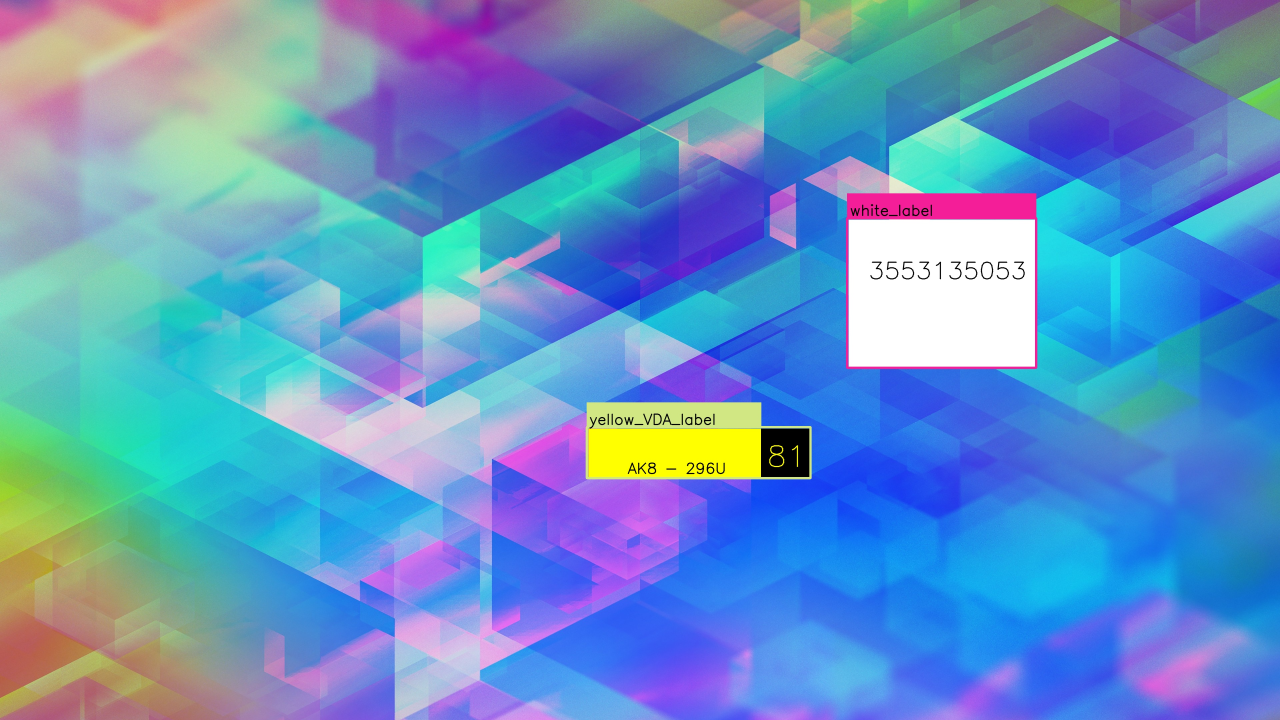
#> input picture 01_YOLOv4_VDA_4994_DATASET_GENERATOR/00_Dataset_Generator_incl_YOLO_labeling/Python_scripts/obj/AK8 - 296U --- 3553135053.jpg, 3840 x 2160 px, given in place of predictions.jpg, which was not available (shown at 1/3 size)
$ jupyter execute --allow-errors YOLOv4_Training_custom_chris.ipynb   (shell and % lines are left out)   (text cells are left out)
#> lines starting #> are read from the running program, lines starting #| are printed output that depends on the picture; pictures that were not available may be replaced by others from this repository, and a replacement may not be noted
[cell 1]
""" CHOOOOSE YOUUUUUR YOLO SETTTTINGS """
### ARE YOU USING LINUX or/and Google COLAB?
USING_LINUX = 1                   # 1 = yes, 0 = no
USING_COLAB = 1                   # 1 = yes, 0 = no

#YOLO version
YOLO_major_version = "v4"         #"v4"
train = 1                         # 1 is training, 0 (else) is testing

# YOLO configuration
YOLO_minor_version = 416          # defines yolo size all multiples of 32
filename_cfg = "yolov4-cstm.cfg"  # configurations filename
number_of_custom_training_classes = 64 # or 1 or more

# Dataset definition
dataset_number = 2                # from 0 to number of datasets - 1
dataset_root_name = "dataset_"
datasets_foldername_Gdrive_root   = "yolo{}".format(YOLO_major_version)      # leave or refractor all
# NAMING DEFINITION OF YOUR CUSTOM DATASET (Beat practice: use same names!!!!)
filename_dataset  = "obj.zip"     # leave or refractor all
foldername_trainingset = "obj"
filename_testset  = "test.zip"    # leave or refractor all
foldername_testset = "test"
dataset_size      = 1000          # number of images in your dataset


"""FOR LOCAL YOLO DETECTOR/ TRAINING ON LINUX or WINDOWS operating system (OS)"""
#prerequs: DARKNET with OPENCV + CUDA + CuDNN already deployed on OS
including_local_yolo = 1 # 1 yes, 0, no

if including_local_yolo == 1:
  ## COPY CUSTOM GENERATED FILES INTO DARKNET Folder for custom detection/training
  path_root_to_local_darknet = r"C:\Users\chari\Desktop\YOLOv4_Training\darknet-master"
  path_root_to_local_dataset = r"C:\Users\chari\Google Drive\yolov4"
else:
  pass

[cell 2]
############
import os
from pathlib import Path, PosixPath, PurePath, PureWindowsPath, PurePosixPath
import shutil
import glob

#### test OR train (subdivisions = 1 for test, subdivisions = 16 for test)
if train == 1:
  subdivisions = 16
else:
  subdivisions = 1

[cell 3]
### MOUNT Google Drive
from google.colab import drive
drive.mount('/content/gdrive',force_remount=True)
# this creates a symbolic link so that now the path /content/gdrive/My\ Drive/ is equal to /mydrive

[cell 4]
# define helper functions
def imShow(path):
#> called with path = 'predictions.jpg'
  import cv2
  import matplotlib.pyplot as plt
  %matplotlib inline

  image = cv2.imread(path)
#> image is the input picture: shape (2160, 3840, 3); mean B, G, R 197.7, 147.4, 101.6
  height, width = image.shape[:2]
#> height = 2160; width = 3840
  resized_image = cv2.resize(image,(3*width, 3*height), interpolation = cv2.INTER_CUBIC)

  fig = plt.gcf()
  fig.set_size_inches(18, 10)
  plt.axis("off")
  plt.imshow(cv2.cvtColor(resized_image, cv2.COLOR_BGR2RGB))
  plt.show()
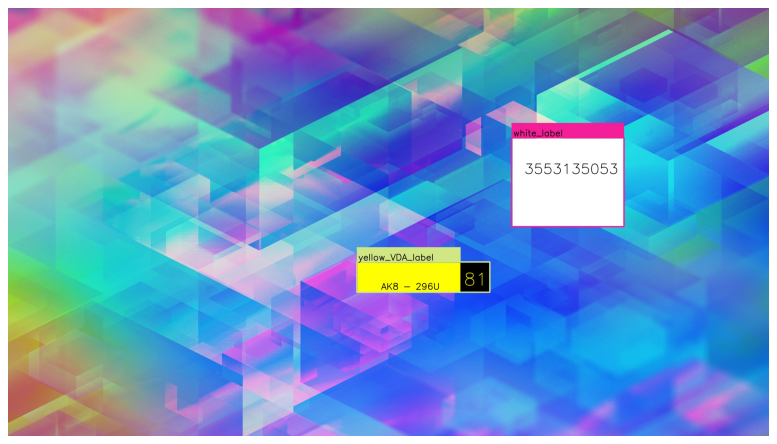
#> figure drawn by matplotlib, 1 panel

# use this to upload files
def upload():
  from google.colab import files
  uploaded = files.upload()
  for name, data in uploaded.items():
    with open(name, 'wb') as f:
      f.write(data)
      print ('saved file', name)

# use this to download a file
def download(path):
  from google.colab import files
  files.download(path)

[cell 5]
## copy dataset from Google Drive folder into contents folder of Colab
if dataset_size < 500:
  from google.colab import files
  uploaded = files.upload()
else:
  print("Dataset to big for automatic upload \n ====> Upload your zipfile manually into main GoogleDrive Folder")
  shutil.copy2('/mydrive/yolov4/{}'.format(filename_dataset), '/content/{}'.format(filename_dataset))
  shutil.copy2('/mydrive/yolov4/{}'.format(filename_testset), '/content/{}'.format(filename_testset))

[cell 6]
# automatic creation of helper folder yolo + version if not exists
if not os.path.exists("/mydrive/yolo" + "{}".format(YOLO_major_version)):
    os.makedirs("/mydrive/yolo" + "{}".format(YOLO_major_version))

[cell 7]
# Check if NVIDIA GPU is enabled and which you got

[cell 8]
# verify CUDA

[cell 9]
## WATCH name of cloned yolo foler (standard is darknet)
name_cloned_yolo_folder = "darknet"

[cell 10]
# change makefile to have GPU and OPENCV enabled
%cd $name_cloned_yolo_folder
print("1")
print("2")
print("3")

## make Darknet

[cell 11]
# verify CUDA

[cell 12]
test_detector = 1
if test_detector == 1:
  !wget https://github.com/AlexeyAB/darknet/releases/download/darknet_yolo_v3_optimal/yolov4.weights
  !./darknet detector test cfg/coco.data cfg/yolov4.cfg yolov4.weights data/person.jpg
else:
  pass

[cell 13]
# show image using our helper function
imShow('predictions.jpg')

[cell 14]
# unzip the zip file and its contents should now be in /darknet/data/obj

os.chdir("/content")
print(os.getcwd())

import zipfile
directory_to_unzip_dataset = name_cloned_yolo_folder + "/data/"


#> (the rest of this cell did not finish here and is left out)

[cell 15]
# this is where my zip is stored (I created a yolov3 folder where I will get my required files from)
#!ls /mydrive/yolov3

[cell 16]
# copy the dataset file into the root directory of cloud VM
#!cp /mydrive/yolov3/obj.zip ../

[cell 17]
# or if you ulpoaded file manually to yolov3 helper folder
#!unzip ../obj.zip -d data/

[cell 18]
os.chdir("/content/{}".format(name_cloned_yolo_folder))

[cell 19]
os.chdir("/content/{}".format(name_cloned_yolo_folder))

path_to_generate_train_py = "/mydrive/yolo{}/generate_train.py".format(YOLO_major_version)
path_to_generate_test_py  = "/mydrive/yolo{}/generate_test.py".format(YOLO_major_version)

shutil.copy2(path_to_generate_train_py , '/content/{}'.format(name_cloned_yolo_folder))
shutil.copy2(path_to_generate_test_py  , '/content/{}'.format(name_cloned_yolo_folder))

#!cp /mydrive/yolov4/generate_train.py ./
#!cp /mydrive/yolov4/generate_test.py ./

[cell 20]
os.chdir("/content/{}".format(name_cloned_yolo_folder))

[cell 21]
## copy in google colab into darknet/cfg folder with new filename
os.chdir("/content/{}".format(name_cloned_yolo_folder))

## in mydrive (google drive)
## download cfg to google drive and change its name
#!cp cfg/yolov3.cfg /mydrive/yolov3/$filename     #yolov3_training.cfg

## work on cfg file

##upload and close again
# upload the custom .cfg back to cloud VM from Google Drive
#!cp /mydrive/yolov3/yolov3_custom.cfg ./cfg

# upload the custom .cfg back to cloud VM from local machine (uncomment to use)
#%cd cfg
#upload()
#%cd ..

[cell 22]
os.chdir("/content/{}".format(name_cloned_yolo_folder))
#number_custom_training_classes = nmbr_cstm_trng_classes

## subdivisions if is in detecton mode:
##batch from 1 to 64 (or it stays same)
## subdivisons from 1 to 16

## batches

## subdivisons
## 1 is for testing
if train == 1:
  !sed -i.bak "s/subdivisions=8/subdivisions=16/" "cfg/$filename_cfg"
else:
  !sed -i.bak "s/subdivisions=8/subdivisions=1/" "cfg/$filename_cfg"


# change with and height dependend on dataset resolution basic is 416 to 416 (w x h)
str_width  = "width={}".format(YOLO_minor_version)
str_height = "height={}".format(YOLO_minor_version)


## max batches
max_batches = 2000 * number_of_custom_training_classes

if max_batches <= 6000:
  max_batches = 6000
else:
  max_batches = max_batches

string_sed_command_max_batches = 'max_batches = '+ str(max_batches)
#print(string_sed_command_max_batches)

## step size
step_size_80_percent = int(0.8 * max_batches)
step_size_90_percent = int(0.9 * max_batches)
#print(step_size_80_percent, step_size_90_percent)
string_step_size = "steps={},{}".format(step_size_80_percent, step_size_90_percent)
#print(string_step_size)


##classes
# all classes at once

# classes by specific line
#!sed -i "610 s@classes=80@classes=$number_custom_training_classes@" "$filename"
#!sed -i "696 s@classes=80@classes=$number_custom_training_classes@" "$filename"
#!sed -i "783 s@classes=80@classes=$number_custom_training_classes@" "$filename"


## Filters
number_filters = (number_of_custom_training_classes + 5) * 3
#print(number_filters)
# all filters at once


#!sed -i '603 s@filters=255@filters=18@' cfg/yolov3_training.cfg
#!sed -i '689 s@filters=255@filters=18@' cfg/yolov3_training.cfg
#!sed -i '776 s@filters=255@filters=18@' cfg/yolov3_training.cfg


print(os.getcwd())

[cell 23]
# obj.names = copy classes.txt (entries same as in classes.txt of labelling dataset)
print(os.getcwd())
os.chdir("/content/{}".format(name_cloned_yolo_folder))

#Python
shutil.copy2('/mydrive/yolov4/classes.txt', '/content/darknet/data/')
#> (reads 01_YOLOv4_VDA_4994_DATASET_GENERATOR/00_Dataset_Generator_incl_YOLO_labeling/classes.txt from the repository)
shutil.copy2('/mydrive/yolov4/obj.names', '/content/darknet/data/')
#> (reads 01_YOLOv4_VDA_4994_DATASET_GENERATOR/00_Dataset_Generator_incl_YOLO_labeling/obj.names from the repository)

# [11 lines of commented-out code are left out]
with open('data/obj.data', 'w') as f:
    f.write("classes = {}".format(number_of_custom_training_classes))
    f.write("\n")
    f.write("train = data/train.txt")
    f.write("\n")
    f.write("valid = data/test.txt")
    f.write("\n")
    f.write("names = data/obj.names")
    f.write("\n")
    #f.write("backup = /mydrive/yolo{}/backup".format(YOLO_version))
    f.write("backup = /mydrive/yolo" + "{}/backup".format(YOLO_major_version))


# create backup folder if doesnt exists
if not os.path.exists("/mydrive/yolo" + "{}/backup".format(YOLO_major_version)):
    os.makedirs("/mydrive/yolo" + "{}/backup".format(YOLO_major_version))

#"""upload obj.names and obj.datailes manually from drive or local  folder"""
# upload the obj.names and obj.data files to cloud VM from Google Drive
#!cp /mydrive/yolov3/obj.names ./data
#!cp /mydrive/yolov3/obj.data  ./data

# upload the obj.names and obj.data files to cloud VM from local machine (uncomment to use)
#%cd data
#upload()
#%cd ..

[cell 24]
# get yolov3 pretrained coco dataset weights
os.chdir("/content/{}".format(name_cloned_yolo_folder))
#!wget https://pjreddie.com/media/files/yolov3.weights
# Download weights darknet model 53
#!wget https://pjreddie.com/media/files/darknet53.conv.74

[cell 25]
os.chdir("/content/{}".format(name_cloned_yolo_folder))


# [14 lines of commented-out code are left out]

#> (a cell that did not finish here is left out)

[cell 27]
# download cfg to google drive and change its name
#!cp cfg/yolov4-custom.cfg /mydrive/yolov4/yolov4-obj.cfg

[cell 28]
# upload the custom .cfg back to cloud VM from Google Drive
os.chdir("/content/{}".format(name_cloned_yolo_folder))

[cell 29]
# train your custom detector
os.chdir("/content/{}".format(name_cloned_yolo_folder))

#!./darknet detector train data/obj.data cfg/$filename_cfg darknet53.conv.74 -dont_show

#!./darknet detector train data/obj.data cfg/yolov4_training_custom_dataset.cfg yolov4.conv.137 -dont_show #-map
#!./darknet detector train data/obj.data cfg/$filename_cfg yolov4.conv.137 -dont_show -map

#!./darknet detector train data/obj.data cfg/yolov4-obj.cfg yolov4.conv.137 -dont_show -map
#!./darknet detector train data/obj.data $filename_cfg yolov3.weights -dont_show

[cell 30]
# if yolo stops
os.chdir("/content/{}".format(name_cloned_yolo_folder))
## subdivisions if is in detecton mode:
##batch from 1 to 64 (or it stays same)
## subdivisons from 1 to 16


#!cp /mydrive/yolov4/yolov4-obj.cfg ./cfg
#!./darknet detector train data/obj.data cfg/$filename_cfg darknet53.conv.74 -dont_show

[cell 31]
# show chart.png of how custom object detector did with training
imShow('chart.png')
#> call 2 of imShow, with path = 'chart.png'
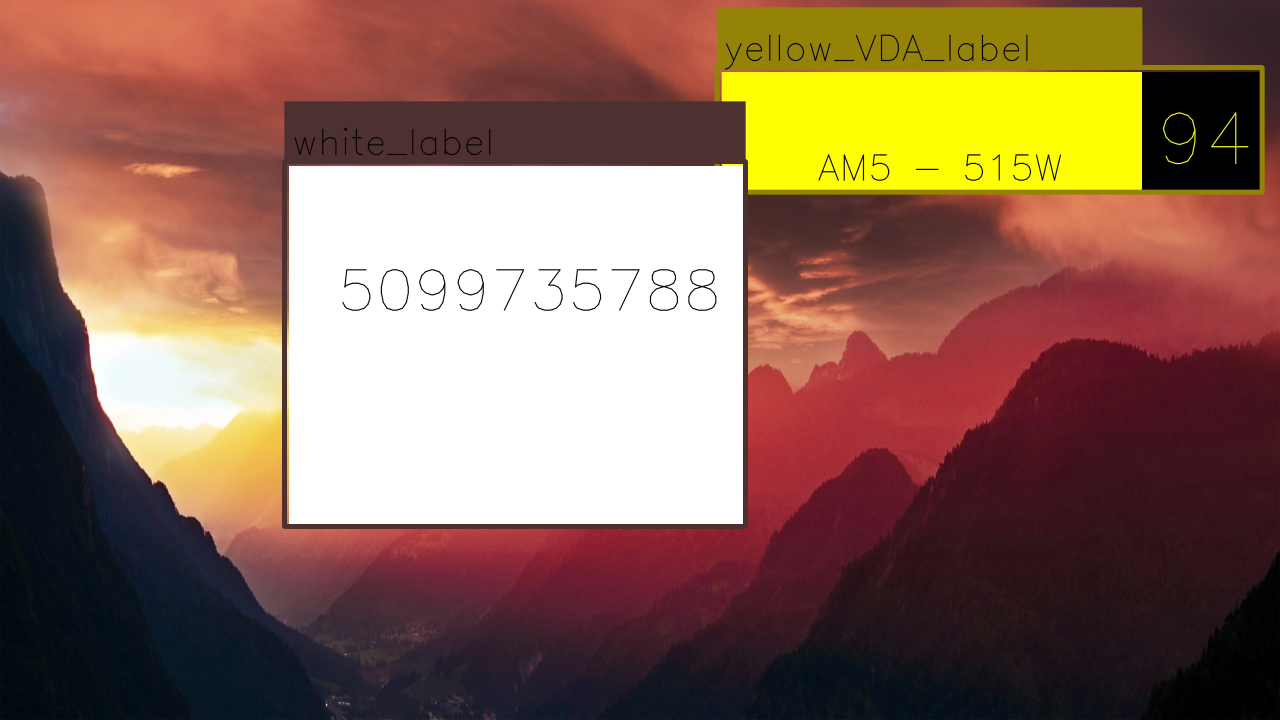
#> input picture 01_YOLOv4_VDA_4994_DATASET_GENERATOR/00_Dataset_Generator_incl_YOLO_labeling/Python_scripts/obj/AM5 - 515W --- 5099735788.jpg, 3840 x 2160 px, given in place of chart.png, which was not available (shown at 1/3 size)
#> in imShow, image is the input picture: shape (2160, 3840, 3); mean B, G, R 85.7, 103.9, 138.1
#> in imShow (call 2), `plt.show()`:
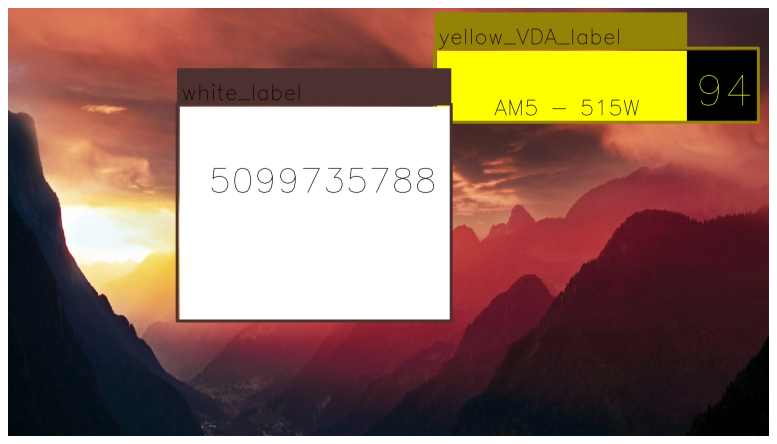
#> figure drawn by matplotlib, 1 panel

[cell 32]
weights_files = []
for filename in os.listdir("/content/darknet/backup"):
    if filename.endswith(".weights"):
        weights_files.append(filename)
print(weights_files)

#custom_weights_file_for_detector = weights_files[-1]
#> (the rest of this cell did not finish here and is left out)

[cell 33]
# need to set our custom cfg to test mode

##batch from 64 to 1
#!sed -i.bak "s/batch=64/batch=1/" "cfg/yolov4-obj.cfg"
## subdivisons from 16 to 1
#!sed -i.bak "s/subdivisions=16/subdivisions=1/" "cfg/yolov4-obj.cfg"

##batch from 64 to 1
## subdivisons from 16 to 1

[cell 34]
# run your custom detector with this command (upload an image to your google drive to test, thresh flag sets accuracy that detection must be in order to show it)

imShow('predictions.jpg')

[cell 35]
# GOOGLE DRIVE DOWNLOAD
# note that I can change what the image name is saved as (I am saving it as detection1.jpg)

[cell 36]
# define helper functions
def imShow(path):
#> called with path = 'predictions.jpg'
  import cv2
  import matplotlib.pyplot as plt
  %matplotlib inline

  image = cv2.imread(path)
  height, width = image.shape[:2]
#> height = 2160; width = 3840
  resized_image = cv2.resize(image,(3*width, 3*height), interpolation = cv2.INTER_CUBIC)

  fig = plt.gcf()
  fig.set_size_inches(18, 10)
  plt.axis("off")
  plt.imshow(cv2.cvtColor(resized_image, cv2.COLOR_BGR2RGB))
  plt.show()

# use this to upload files
def upload():
  from google.colab import files
  uploaded = files.upload()
  for name, data in uploaded.items():
    with open(name, 'wb') as f:
      f.write(data)
      print ('saved file', name)

# use this to download a file
def download(path):
  from google.colab import files
  files.download(path)
